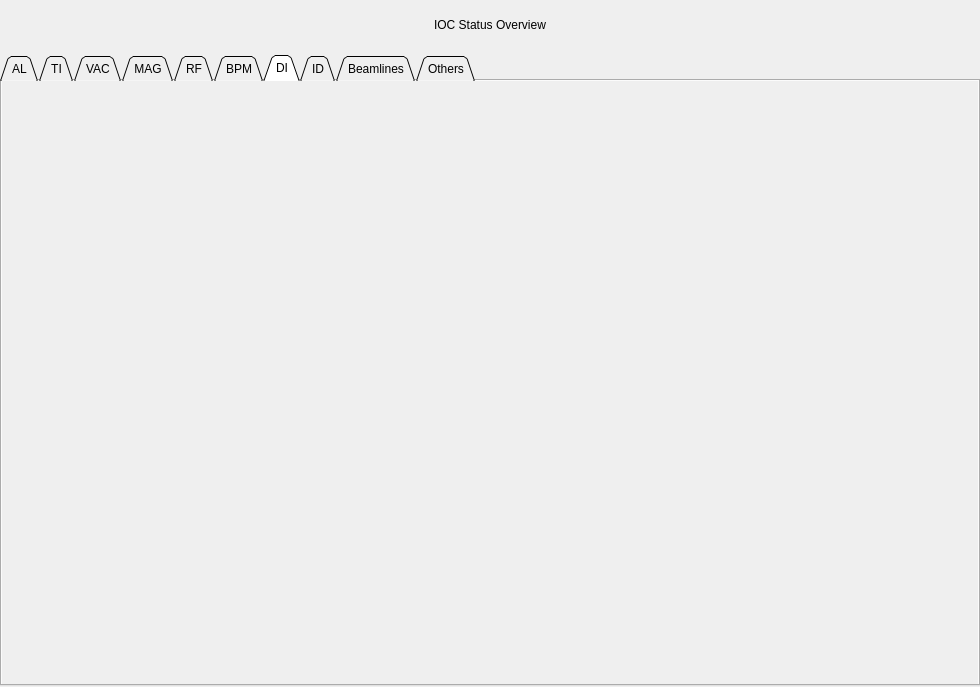
<?xml version="1.0" encoding="UTF-8"?>
<ui version="4.0">
 <class>MainWindow</class>
 <widget class="QMainWindow" name="MainWindow">
  <property name="geometry">
   <rect>
    <x>0</x>
    <y>0</y>
    <width>980</width>
    <height>687</height>
   </rect>
  </property>
  <property name="windowTitle">
   <string>MainWindow</string>
  </property>
  <property name="styleSheet">
   <string notr="true"/>
  </property>
  <widget class="QWidget" name="centralwidget">
   <widget class="QTabWidget" name="tabWidget">
    <property name="geometry">
     <rect>
      <x>0</x>
      <y>55</y>
      <width>980</width>
      <height>631</height>
     </rect>
    </property>
    <property name="tabShape">
     <enum>QTabWidget::Triangular</enum>
    </property>
    <property name="currentIndex">
     <number>6</number>
    </property>
    <widget class="QWidget" name="AL">
     <attribute name="title">
      <string>AL</string>
     </attribute>
     <widget class="QScrollArea" name="scrollArea">
      <property name="geometry">
       <rect>
        <x>0</x>
        <y>0</y>
        <width>980</width>
        <height>606</height>
       </rect>
      </property>
      <property name="frameShape">
       <enum>QFrame::NoFrame</enum>
      </property>
      <property name="verticalScrollBarPolicy">
       <enum>Qt::ScrollBarAsNeeded</enum>
      </property>
      <property name="widgetResizable">
       <bool>true</bool>
      </property>
      <widget class="QWidget" name="scrollAreaWidgetContents">
       <property name="geometry">
        <rect>
         <x>0</x>
         <y>0</y>
         <width>980</width>
         <height>606</height>
        </rect>
       </property>
       <widget class="caInclude" name="cainclude">
        <property name="geometry">
         <rect>
          <x>5</x>
          <y>0</y>
          <width>235</width>
          <height>22</height>
         </rect>
        </property>
        <property name="macro">
         <string>$(AL_IOCS)</string>
        </property>
        <property name="filename" stdset="0">
         <string notr="true">iocStats_small.ui</string>
        </property>
        <property name="stacking">
         <enum>caInclude::ColumnRow</enum>
        </property>
        <property name="maximumColumns" stdset="0">
         <number>4</number>
        </property>
        <property name="verticalSpacing" stdset="0">
         <number>1</number>
        </property>
        <property name="horizontalSpacing" stdset="0">
         <number>5</number>
        </property>
       </widget>
      </widget>
     </widget>
    </widget>
    <widget class="QWidget" name="TI">
     <attribute name="title">
      <string>TI</string>
     </attribute>
     <widget class="QScrollArea" name="scrollArea_3">
      <property name="geometry">
       <rect>
        <x>0</x>
        <y>0</y>
        <width>980</width>
        <height>606</height>
       </rect>
      </property>
      <property name="frameShape">
       <enum>QFrame::NoFrame</enum>
      </property>
      <property name="verticalScrollBarPolicy">
       <enum>Qt::ScrollBarAsNeeded</enum>
      </property>
      <property name="widgetResizable">
       <bool>true</bool>
      </property>
      <widget class="QWidget" name="scrollAreaWidgetContents_3">
       <property name="geometry">
        <rect>
         <x>0</x>
         <y>0</y>
         <width>980</width>
         <height>606</height>
        </rect>
       </property>
       <widget class="caInclude" name="cainclude_3">
        <property name="geometry">
         <rect>
          <x>5</x>
          <y>0</y>
          <width>220</width>
          <height>22</height>
         </rect>
        </property>
        <property name="macro">
         <string>$(TI_IOCS)</string>
        </property>
        <property name="filename" stdset="0">
         <string notr="true">G_IOCMON_status_small_template.ui</string>
        </property>
        <property name="stacking">
         <enum>caInclude::ColumnRow</enum>
        </property>
        <property name="numberOfItems" stdset="0">
         <number>1</number>
        </property>
        <property name="maximumColumns" stdset="0">
         <number>4</number>
        </property>
        <property name="verticalSpacing" stdset="0">
         <number>1</number>
        </property>
        <property name="horizontalSpacing" stdset="0">
         <number>5</number>
        </property>
       </widget>
      </widget>
     </widget>
    </widget>
    <widget class="QWidget" name="VAC">
     <attribute name="title">
      <string>VAC</string>
     </attribute>
     <widget class="QScrollArea" name="scrollArea_5">
      <property name="geometry">
       <rect>
        <x>0</x>
        <y>0</y>
        <width>980</width>
        <height>606</height>
       </rect>
      </property>
      <property name="frameShape">
       <enum>QFrame::NoFrame</enum>
      </property>
      <property name="verticalScrollBarPolicy">
       <enum>Qt::ScrollBarAsNeeded</enum>
      </property>
      <property name="widgetResizable">
       <bool>true</bool>
      </property>
      <widget class="QWidget" name="scrollAreaWidgetContents_5">
       <property name="geometry">
        <rect>
         <x>0</x>
         <y>0</y>
         <width>980</width>
         <height>606</height>
        </rect>
       </property>
       <widget class="caInclude" name="cainclude_5">
        <property name="geometry">
         <rect>
          <x>5</x>
          <y>0</y>
          <width>220</width>
          <height>22</height>
         </rect>
        </property>
        <property name="macro">
         <string>$(VA_IOCS)</string>
        </property>
        <property name="filename" stdset="0">
         <string notr="true">G_IOCMON_status_small_template.ui</string>
        </property>
        <property name="stacking">
         <enum>caInclude::ColumnRow</enum>
        </property>
        <property name="numberOfItems" stdset="0">
         <number>1</number>
        </property>
        <property name="maximumColumns" stdset="0">
         <number>4</number>
        </property>
        <property name="verticalSpacing" stdset="0">
         <number>1</number>
        </property>
        <property name="horizontalSpacing" stdset="0">
         <number>5</number>
        </property>
       </widget>
      </widget>
     </widget>
    </widget>
    <widget class="QWidget" name="MA">
     <attribute name="title">
      <string>MAG</string>
     </attribute>
     <widget class="QScrollArea" name="scrollArea_6">
      <property name="geometry">
       <rect>
        <x>0</x>
        <y>0</y>
        <width>980</width>
        <height>606</height>
       </rect>
      </property>
      <property name="frameShape">
       <enum>QFrame::NoFrame</enum>
      </property>
      <property name="verticalScrollBarPolicy">
       <enum>Qt::ScrollBarAsNeeded</enum>
      </property>
      <property name="widgetResizable">
       <bool>true</bool>
      </property>
      <widget class="QWidget" name="scrollAreaWidgetContents_6">
       <property name="geometry">
        <rect>
         <x>0</x>
         <y>0</y>
         <width>980</width>
         <height>606</height>
        </rect>
       </property>
       <widget class="caInclude" name="cainclude_6">
        <property name="geometry">
         <rect>
          <x>5</x>
          <y>0</y>
          <width>220</width>
          <height>22</height>
         </rect>
        </property>
        <property name="macro">
         <string>$(MA_IOCS)</string>
        </property>
        <property name="filename" stdset="0">
         <string notr="true">G_IOCMON_status_small_template.ui</string>
        </property>
        <property name="stacking">
         <enum>caInclude::ColumnRow</enum>
        </property>
        <property name="numberOfItems" stdset="0">
         <number>1</number>
        </property>
        <property name="maximumColumns" stdset="0">
         <number>4</number>
        </property>
        <property name="verticalSpacing" stdset="0">
         <number>1</number>
        </property>
        <property name="horizontalSpacing" stdset="0">
         <number>5</number>
        </property>
       </widget>
      </widget>
     </widget>
    </widget>
    <widget class="QWidget" name="RF">
     <attribute name="title">
      <string>RF</string>
     </attribute>
     <widget class="QScrollArea" name="scrollArea_15">
      <property name="geometry">
       <rect>
        <x>0</x>
        <y>0</y>
        <width>980</width>
        <height>606</height>
       </rect>
      </property>
      <property name="frameShape">
       <enum>QFrame::NoFrame</enum>
      </property>
      <property name="verticalScrollBarPolicy">
       <enum>Qt::ScrollBarAsNeeded</enum>
      </property>
      <property name="widgetResizable">
       <bool>true</bool>
      </property>
      <widget class="QWidget" name="scrollAreaWidgetContents_15">
       <property name="geometry">
        <rect>
         <x>0</x>
         <y>0</y>
         <width>980</width>
         <height>606</height>
        </rect>
       </property>
       <widget class="caInclude" name="cainclude_15">
        <property name="geometry">
         <rect>
          <x>5</x>
          <y>0</y>
          <width>220</width>
          <height>22</height>
         </rect>
        </property>
        <property name="macro">
         <string>$(RF_IOCS)</string>
        </property>
        <property name="filename" stdset="0">
         <string notr="true">G_IOCMON_status_small_template.ui</string>
        </property>
        <property name="stacking">
         <enum>caInclude::ColumnRow</enum>
        </property>
        <property name="numberOfItems" stdset="0">
         <number>1</number>
        </property>
        <property name="maximumColumns" stdset="0">
         <number>4</number>
        </property>
        <property name="verticalSpacing" stdset="0">
         <number>1</number>
        </property>
        <property name="horizontalSpacing" stdset="0">
         <number>5</number>
        </property>
       </widget>
      </widget>
     </widget>
    </widget>
    <widget class="QWidget" name="BPM">
     <attribute name="title">
      <string>BPM</string>
     </attribute>
     <widget class="QScrollArea" name="scrollArea_11">
      <property name="geometry">
       <rect>
        <x>0</x>
        <y>0</y>
        <width>980</width>
        <height>606</height>
       </rect>
      </property>
      <property name="frameShape">
       <enum>QFrame::NoFrame</enum>
      </property>
      <property name="verticalScrollBarPolicy">
       <enum>Qt::ScrollBarAsNeeded</enum>
      </property>
      <property name="widgetResizable">
       <bool>true</bool>
      </property>
      <widget class="QWidget" name="scrollAreaWidgetContents_11">
       <property name="geometry">
        <rect>
         <x>0</x>
         <y>0</y>
         <width>980</width>
         <height>606</height>
        </rect>
       </property>
       <widget class="caInclude" name="cainclude_11">
        <property name="geometry">
         <rect>
          <x>5</x>
          <y>0</y>
          <width>220</width>
          <height>22</height>
         </rect>
        </property>
        <property name="macro">
         <string>$(BPM_IOCS);</string>
        </property>
        <property name="filename" stdset="0">
         <string notr="true">G_IOCMON_status_small_template.ui</string>
        </property>
        <property name="stacking">
         <enum>caInclude::ColumnRow</enum>
        </property>
        <property name="numberOfItems" stdset="0">
         <number>1</number>
        </property>
        <property name="maximumColumns" stdset="0">
         <number>4</number>
        </property>
        <property name="verticalSpacing" stdset="0">
         <number>1</number>
        </property>
        <property name="horizontalSpacing" stdset="0">
         <number>5</number>
        </property>
       </widget>
      </widget>
     </widget>
    </widget>
    <widget class="QWidget" name="DI">
     <attribute name="title">
      <string>DI</string>
     </attribute>
     <widget class="QScrollArea" name="scrollArea_30">
      <property name="geometry">
       <rect>
        <x>0</x>
        <y>0</y>
        <width>980</width>
        <height>606</height>
       </rect>
      </property>
      <property name="frameShape">
       <enum>QFrame::NoFrame</enum>
      </property>
      <property name="verticalScrollBarPolicy">
       <enum>Qt::ScrollBarAsNeeded</enum>
      </property>
      <property name="widgetResizable">
       <bool>true</bool>
      </property>
      <widget class="QWidget" name="scrollAreaWidgetContents_30">
       <property name="geometry">
        <rect>
         <x>0</x>
         <y>0</y>
         <width>980</width>
         <height>606</height>
        </rect>
       </property>
       <widget class="caInclude" name="cainclude_30">
        <property name="geometry">
         <rect>
          <x>5</x>
          <y>0</y>
          <width>220</width>
          <height>22</height>
         </rect>
        </property>
        <property name="macro">
         <string>$(DI_IOCS)</string>
        </property>
        <property name="filename" stdset="0">
         <string notr="true">G_IOCMON_status_small_template.ui</string>
        </property>
        <property name="stacking">
         <enum>caInclude::ColumnRow</enum>
        </property>
        <property name="numberOfItems" stdset="0">
         <number>1</number>
        </property>
        <property name="maximumColumns" stdset="0">
         <number>4</number>
        </property>
        <property name="verticalSpacing" stdset="0">
         <number>1</number>
        </property>
        <property name="horizontalSpacing" stdset="0">
         <number>5</number>
        </property>
       </widget>
      </widget>
     </widget>
    </widget>
    <widget class="QWidget" name="ID">
     <attribute name="title">
      <string>ID</string>
     </attribute>
     <widget class="QScrollArea" name="scrollArea_31">
      <property name="geometry">
       <rect>
        <x>0</x>
        <y>0</y>
        <width>980</width>
        <height>606</height>
       </rect>
      </property>
      <property name="frameShape">
       <enum>QFrame::NoFrame</enum>
      </property>
      <property name="verticalScrollBarPolicy">
       <enum>Qt::ScrollBarAsNeeded</enum>
      </property>
      <property name="widgetResizable">
       <bool>true</bool>
      </property>
      <widget class="QWidget" name="scrollAreaWidgetContents_31">
       <property name="geometry">
        <rect>
         <x>0</x>
         <y>0</y>
         <width>980</width>
         <height>606</height>
        </rect>
       </property>
       <widget class="caInclude" name="cainclude_31">
        <property name="geometry">
         <rect>
          <x>5</x>
          <y>0</y>
          <width>220</width>
          <height>22</height>
         </rect>
        </property>
        <property name="macro">
         <string>$(ID_IOCS)</string>
        </property>
        <property name="filename" stdset="0">
         <string notr="true">G_IOCMON_status_small_template.ui</string>
        </property>
        <property name="stacking">
         <enum>caInclude::ColumnRow</enum>
        </property>
        <property name="numberOfItems" stdset="0">
         <number>1</number>
        </property>
        <property name="maximumColumns" stdset="0">
         <number>4</number>
        </property>
        <property name="verticalSpacing" stdset="0">
         <number>1</number>
        </property>
        <property name="horizontalSpacing" stdset="0">
         <number>5</number>
        </property>
       </widget>
      </widget>
     </widget>
    </widget>
    <widget class="QWidget" name="BEAM">
     <attribute name="title">
      <string>Beamlines</string>
     </attribute>
     <widget class="QScrollArea" name="scrollArea_33">
      <property name="geometry">
       <rect>
        <x>0</x>
        <y>0</y>
        <width>980</width>
        <height>606</height>
       </rect>
      </property>
      <property name="frameShape">
       <enum>QFrame::NoFrame</enum>
      </property>
      <property name="verticalScrollBarPolicy">
       <enum>Qt::ScrollBarAsNeeded</enum>
      </property>
      <property name="widgetResizable">
       <bool>true</bool>
      </property>
      <widget class="QWidget" name="scrollAreaWidgetContents_33">
       <property name="geometry">
        <rect>
         <x>0</x>
         <y>0</y>
         <width>980</width>
         <height>606</height>
        </rect>
       </property>
       <widget class="caInclude" name="cainclude_33">
        <property name="geometry">
         <rect>
          <x>5</x>
          <y>0</y>
          <width>220</width>
          <height>22</height>
         </rect>
        </property>
        <property name="macro">
         <string>$(BEAM_IOCS)</string>
        </property>
        <property name="filename" stdset="0">
         <string notr="true">G_IOCMON_status_small_template.ui</string>
        </property>
        <property name="stacking">
         <enum>caInclude::ColumnRow</enum>
        </property>
        <property name="numberOfItems" stdset="0">
         <number>1</number>
        </property>
        <property name="maximumColumns" stdset="0">
         <number>4</number>
        </property>
        <property name="verticalSpacing" stdset="0">
         <number>1</number>
        </property>
        <property name="horizontalSpacing" stdset="0">
         <number>5</number>
        </property>
       </widget>
      </widget>
     </widget>
    </widget>
    <widget class="QWidget" name="OT">
     <attribute name="title">
      <string>Others</string>
     </attribute>
     <widget class="QScrollArea" name="scrollArea_10">
      <property name="geometry">
       <rect>
        <x>0</x>
        <y>0</y>
        <width>980</width>
        <height>416</height>
       </rect>
      </property>
      <property name="frameShape">
       <enum>QFrame::NoFrame</enum>
      </property>
      <property name="verticalScrollBarPolicy">
       <enum>Qt::ScrollBarAsNeeded</enum>
      </property>
      <property name="widgetResizable">
       <bool>true</bool>
      </property>
      <widget class="QWidget" name="scrollAreaWidgetContents_10">
       <property name="geometry">
        <rect>
         <x>0</x>
         <y>0</y>
         <width>980</width>
         <height>416</height>
        </rect>
       </property>
       <widget class="caInclude" name="cainclude_10">
        <property name="geometry">
         <rect>
          <x>5</x>
          <y>0</y>
          <width>220</width>
          <height>22</height>
         </rect>
        </property>
        <property name="macro">
         <string>$(OT_IOCS)</string>
        </property>
        <property name="filename" stdset="0">
         <string notr="true">G_IOCMON_status_small_template.ui</string>
        </property>
        <property name="stacking">
         <enum>caInclude::ColumnRow</enum>
        </property>
        <property name="numberOfItems" stdset="0">
         <number>1</number>
        </property>
        <property name="maximumColumns" stdset="0">
         <number>4</number>
        </property>
        <property name="verticalSpacing" stdset="0">
         <number>1</number>
        </property>
        <property name="horizontalSpacing" stdset="0">
         <number>5</number>
        </property>
       </widget>
      </widget>
     </widget>
     <widget class="QScrollArea" name="scrollArea_16">
      <property name="geometry">
       <rect>
        <x>0</x>
        <y>450</y>
        <width>980</width>
        <height>156</height>
       </rect>
      </property>
      <property name="frameShape">
       <enum>QFrame::NoFrame</enum>
      </property>
      <property name="verticalScrollBarPolicy">
       <enum>Qt::ScrollBarAsNeeded</enum>
      </property>
      <property name="widgetResizable">
       <bool>true</bool>
      </property>
      <widget class="QWidget" name="scrollAreaWidgetContents_16">
       <property name="geometry">
        <rect>
         <x>0</x>
         <y>0</y>
         <width>980</width>
         <height>156</height>
        </rect>
       </property>
      </widget>
     </widget>
    </widget>
   </widget>
   <widget class="caLabel" name="calabel">
    <property name="geometry">
     <rect>
      <x>0</x>
      <y>0</y>
      <width>980</width>
      <height>50</height>
     </rect>
    </property>
    <property name="text">
     <string>IOC Status Overview</string>
    </property>
    <property name="alignment">
     <set>Qt::AlignCenter</set>
    </property>
    <property name="background">
     <color>
      <red>85</red>
      <green>170</green>
      <blue>255</blue>
     </color>
    </property>
   </widget>
  </widget>
 </widget>
 <customwidgets>
  <customwidget>
   <class>caLabel</class>
   <extends>QLabel</extends>
   <header>caLabel</header>
  </customwidget>
  <customwidget>
   <class>caInclude</class>
   <extends>QWidget</extends>
   <header>caInclude</header>
  </customwidget>
 </customwidgets>
 <resources/>
 <connections/>
</ui>
